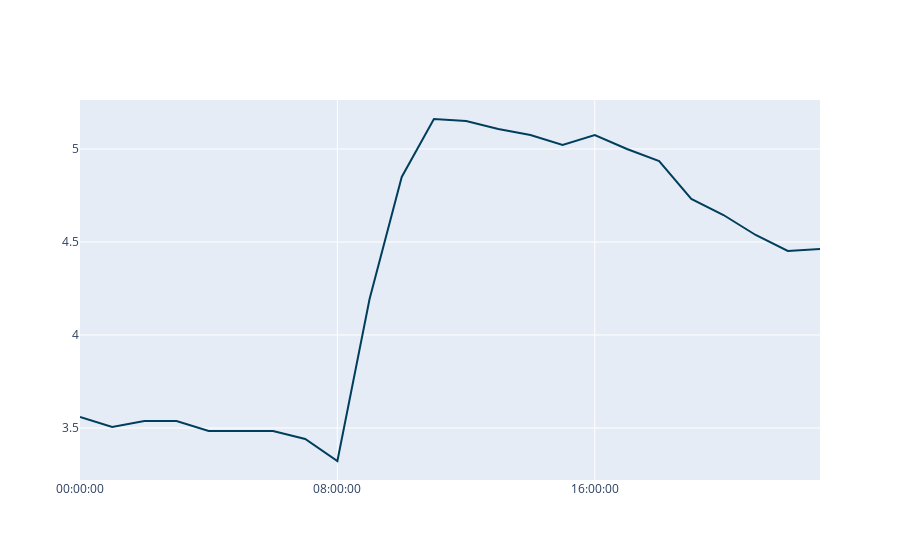
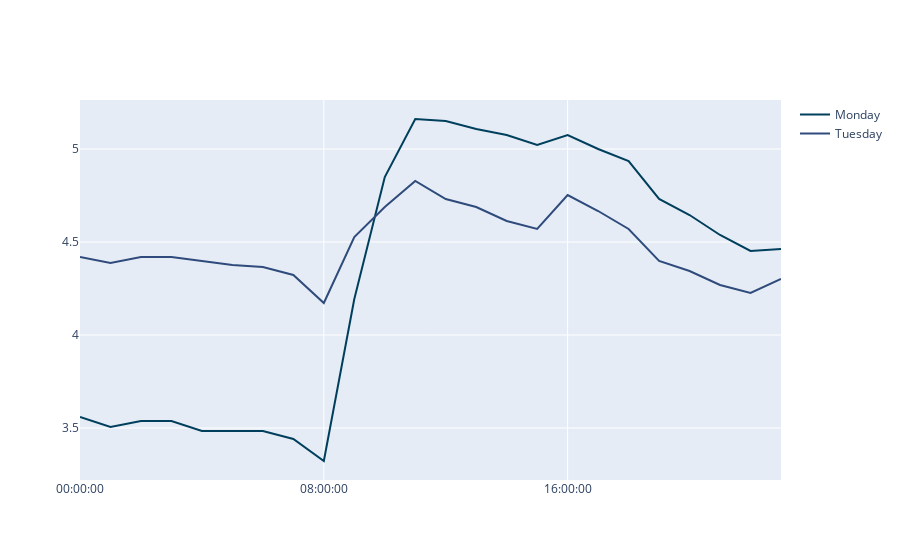
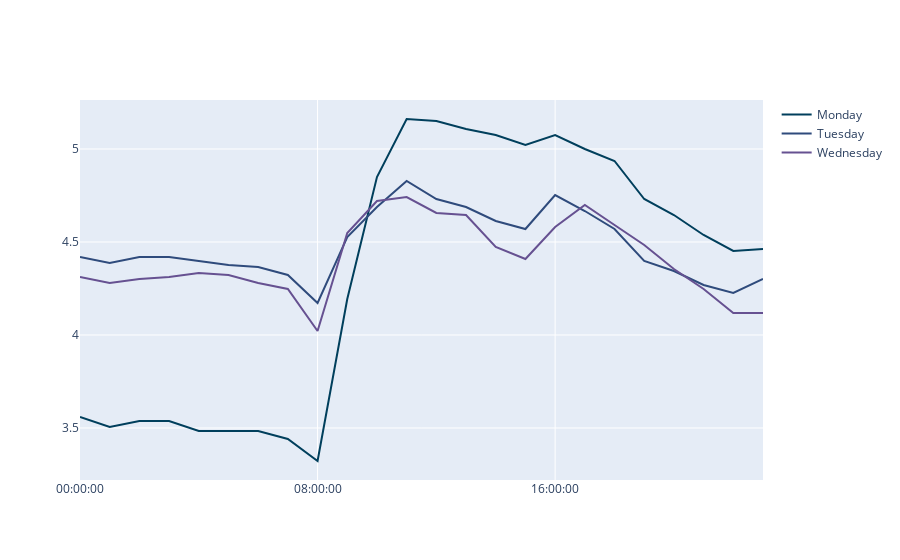
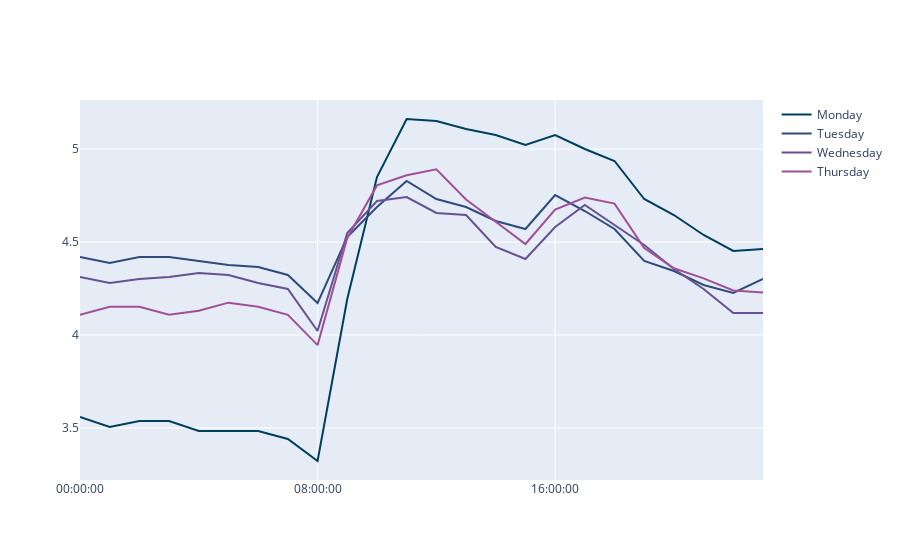

These figures' notebook cell, in order:
### Code cell
import plotly.graph_objects as go

throughday = data_Prophet
throughday["timestamp"] = pd.to_datetime(throughday["timestamp"])
throughday['minutes'] = throughday['timestamp'].dt.minute

throughday_temp = throughday
throughday_temp = throughday_temp.groupby(['dayoftheweek', 'houroftheday', 'minutes'])['vessel_count'].mean()
throughday_temp = throughday_temp.reset_index()

fig = go.Figure()
for day, color in zip( daysofweek, pallete7_5):
        temp = throughday_temp[throughday_temp['dayoftheweek'] == day]
        temp['time'] = temp['houroftheday'].apply(lambda x: str(x)) + ':' + temp['minutes'].apply(lambda x: str(x))
        temp['time'] = pd.to_datetime(temp['time'], format = '%H:%M').dt.time
        fig.add_trace(go.Scatter(x = temp['time'], y = temp['vessel_count'], mode = 'lines', marker_color = color, name =day))
        
        #fig.update_layout(title = go.layout.Title (text = location))
        fig.update_xaxes(dtick=8)
        fig.show()

### Figure 1 — Plotly figure (JSON) as saved in the notebook; plotly's stock layout.template omitted (floating-point values rounded to 4 significant figures)
{"data": [{"marker": {"color": "#003f5c"}, "mode": "lines", "name": "Monday", "type": "scatter", "x": ["00:00:00", "01:00:00", "02:00:00", "03:00:00", "04:00:00", "05:00:00", "06:00:00", "07:00:00", "08:00:00", "09:00:00", "10:00:00", "11:00:00", "12:00:00", "13:00:00", "14:00:00", "15:00:00", "16:00:00", "17:00:00", "18:00:00", "19:00:00", "20:00:00", "21:00:00", "22:00:00", "23:00:00"], "y": [3.559, 3.505, 3.538, 3.538, 3.484, 3.484, 3.484, 3.441, 3.323, 4.194, 4.849, 5.161, 5.151, 5.108, 5.075, 5.022, 5.075, 5, 4.935, 4.731, 4.645, 4.538, 4.452, 4.462]}], "layout": {"xaxis": {"dtick": 8}}}

### Figure 2 — Plotly figure (JSON) as saved in the notebook; plotly's stock layout.template omitted (floating-point values rounded to 4 significant figures)
{"data": [{"marker": {"color": "#003f5c"}, "mode": "lines", "name": "Monday", "type": "scatter", "x": ["00:00:00", "01:00:00", "02:00:00", "03:00:00", "04:00:00", "05:00:00", "06:00:00", "07:00:00", "08:00:00", "09:00:00", "10:00:00", "11:00:00", "12:00:00", "13:00:00", "14:00:00", "15:00:00", "16:00:00", "17:00:00", "18:00:00", "19:00:00", "20:00:00", "21:00:00", "22:00:00", "23:00:00"], "y": [3.559, 3.505, 3.538, 3.538, 3.484, 3.484, 3.484, 3.441, 3.323, 4.194, 4.849, 5.161, 5.151, 5.108, 5.075, 5.022, 5.075, 5, 4.935, 4.731, 4.645, 4.538, 4.452, 4.462]}, {"marker": {"color": "#2f4b7c"}, "mode": "lines", "name": "Tuesday", "type": "scatter", "x": ["00:00:00", "01:00:00", "02:00:00", "03:00:00", "04:00:00", "05:00:00", "06:00:00", "07:00:00", "08:00:00", "09:00:00", "10:00:00", "11:00:00", "12:00:00", "13:00:00", "14:00:00", "15:00:00", "16:00:00", "17:00:00", "18:00:00", "19:00:00", "20:00:00", "21:00:00", "22:00:00", "23:00:00"], "y": [4.419, 4.387, 4.419, 4.419, 4.398, 4.376, 4.366, 4.323, 4.172, 4.527, 4.688, 4.828, 4.731, 4.688, 4.613, 4.57, 4.753, 4.667, 4.57, 4.398, 4.344, 4.269, 4.226, 4.301]}], "layout": {"xaxis": {"dtick": 8}}}

### Figure 3 — Plotly figure (JSON) as saved in the notebook; plotly's stock layout.template omitted (floating-point values rounded to 4 significant figures)
{"data": [{"marker": {"color": "#003f5c"}, "mode": "lines", "name": "Monday", "type": "scatter", "x": ["00:00:00", "01:00:00", "02:00:00", "03:00:00", "04:00:00", "05:00:00", "06:00:00", "07:00:00", "08:00:00", "09:00:00", "10:00:00", "11:00:00", "12:00:00", "13:00:00", "14:00:00", "15:00:00", "16:00:00", "17:00:00", "18:00:00", "19:00:00", "20:00:00", "21:00:00", "22:00:00", "23:00:00"], "y": [3.559, 3.505, 3.538, 3.538, 3.484, 3.484, 3.484, 3.441, 3.323, 4.194, 4.849, 5.161, 5.151, 5.108, 5.075, 5.022, 5.075, 5, 4.935, 4.731, 4.645, 4.538, 4.452, 4.462]}, {"marker": {"color": "#2f4b7c"}, "mode": "lines", "name": "Tuesday", "type": "scatter", "x": ["00:00:00", "01:00:00", "02:00:00", "03:00:00", "04:00:00", "05:00:00", "06:00:00", "07:00:00", "08:00:00", "09:00:00", "10:00:00", "11:00:00", "12:00:00", "13:00:00", "14:00:00", "15:00:00", "16:00:00", "17:00:00", "18:00:00", "19:00:00", "20:00:00", "21:00:00", "22:00:00", "23:00:00"], "y": [4.419, 4.387, 4.419, 4.419, 4.398, 4.376, 4.366, 4.323, 4.172, 4.527, 4.688, 4.828, 4.731, 4.688, 4.613, 4.57, 4.753, 4.667, 4.57, 4.398, 4.344, 4.269, 4.226, 4.301]}, {"marker": {"color": "#665191"}, "mode": "lines", "name": "Wednesday", "type": "scatter", "x": ["00:00:00", "01:00:00", "02:00:00", "03:00:00", "04:00:00", "05:00:00", "06:00:00", "07:00:00", "08:00:00", "09:00:00", "10:00:00", "11:00:00", "12:00:00", "13:00:00", "14:00:00", "15:00:00", "16:00:00", "17:00:00", "18:00:00", "19:00:00", "20:00:00", "21:00:00", "22:00:00", "23:00:00"], "y": [4.312, 4.28, 4.301, 4.312, 4.333, 4.323, 4.28, 4.247, 4.022, 4.548, 4.72, 4.742, 4.656, 4.645, 4.473, 4.409, 4.581, 4.699, 4.591, 4.484, 4.355, 4.247, 4.118, 4.118]}], "layout": {"xaxis": {"dtick": 8}}}

### Figure 4 — Plotly figure (JSON) as saved in the notebook; plotly's stock layout.template omitted (floating-point values rounded to 4 significant figures)
{"data": [{"marker": {"color": "#003f5c"}, "mode": "lines", "name": "Monday", "type": "scatter", "x": ["00:00:00", "01:00:00", "02:00:00", "03:00:00", "04:00:00", "05:00:00", "06:00:00", "07:00:00", "08:00:00", "09:00:00", "10:00:00", "11:00:00", "12:00:00", "13:00:00", "14:00:00", "15:00:00", "16:00:00", "17:00:00", "18:00:00", "19:00:00", "20:00:00", "21:00:00", "22:00:00", "23:00:00"], "y": [3.559, 3.505, 3.538, 3.538, 3.484, 3.484, 3.484, 3.441, 3.323, 4.194, 4.849, 5.161, 5.151, 5.108, 5.075, 5.022, 5.075, 5, 4.935, 4.731, 4.645, 4.538, 4.452, 4.462]}, {"marker": {"color": "#2f4b7c"}, "mode": "lines", "name": "Tuesday", "type": "scatter", "x": ["00:00:00", "01:00:00", "02:00:00", "03:00:00", "04:00:00", "05:00:00", "06:00:00", "07:00:00", "08:00:00", "09:00:00", "10:00:00", "11:00:00", "12:00:00", "13:00:00", "14:00:00", "15:00:00", "16:00:00", "17:00:00", "18:00:00", "19:00:00", "20:00:00", "21:00:00", "22:00:00", "23:00:00"], "y": [4.419, 4.387, 4.419, 4.419, 4.398, 4.376, 4.366, 4.323, 4.172, 4.527, 4.688, 4.828, 4.731, 4.688, 4.613, 4.57, 4.753, 4.667, 4.57, 4.398, 4.344, 4.269, 4.226, 4.301]}, {"marker": {"color": "#665191"}, "mode": "lines", "name": "Wednesday", "type": "scatter", "x": ["00:00:00", "01:00:00", "02:00:00", "03:00:00", "04:00:00", "05:00:00", "06:00:00", "07:00:00", "08:00:00", "09:00:00", "10:00:00", "11:00:00", "12:00:00", "13:00:00", "14:00:00", "15:00:00", "16:00:00", "17:00:00", "18:00:00", "19:00:00", "20:00:00", "21:00:00", "22:00:00", "23:00:00"], "y": [4.312, 4.28, 4.301, 4.312, 4.333, 4.323, 4.28, 4.247, 4.022, 4.548, 4.72, 4.742, 4.656, 4.645, 4.473, 4.409, 4.581, 4.699, 4.591, 4.484, 4.355, 4.247, 4.118, 4.118]}, {"marker": {"color": "#a05195"}, "mode": "lines", "name": "Thursday", "type": "scatter", "x": ["00:00:00", "01:00:00", "02:00:00", "03:00:00", "04:00:00", "05:00:00", "06:00:00", "07:00:00", "08:00:00", "09:00:00", "10:00:00", "11:00:00", "12:00:00", "13:00:00", "14:00:00", "15:00:00", "16:00:00", "17:00:00", "18:00:00", "19:00:00", "20:00:00", "21:00:00", "22:00:00", "23:00:00"], "y": [4.109, 4.152, 4.152, 4.109, 4.13, 4.174, 4.152, 4.109, 3.946, 4.522, 4.804, 4.859, 4.891, 4.728, 4.609, 4.489, 4.674, 4.739, 4.707, 4.467, 4.359, 4.304, 4.239, 4.228]}], "layout": {"xaxis": {"dtick": 8}}}
